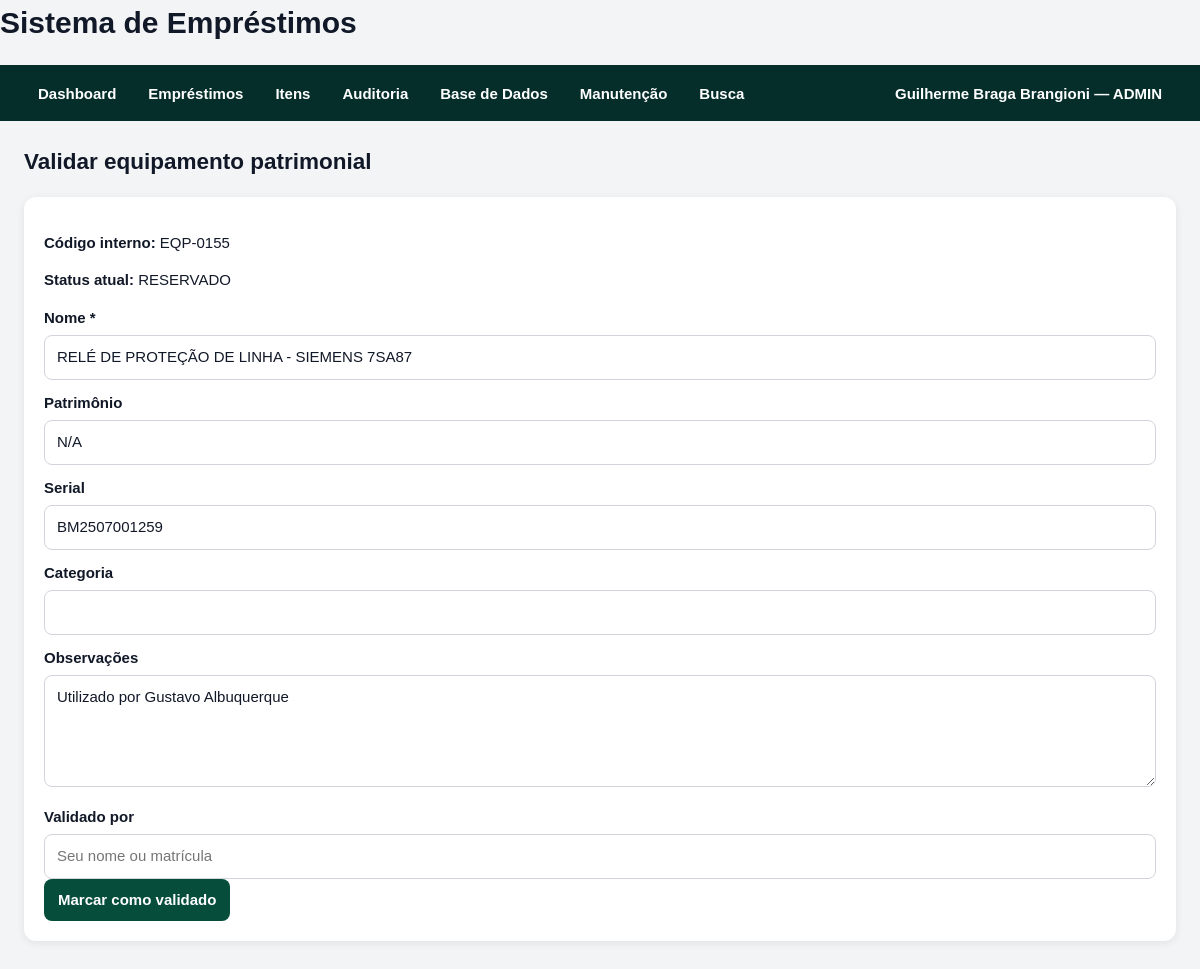
The app's page /validacao/equipamento/155 (signed in), older data.
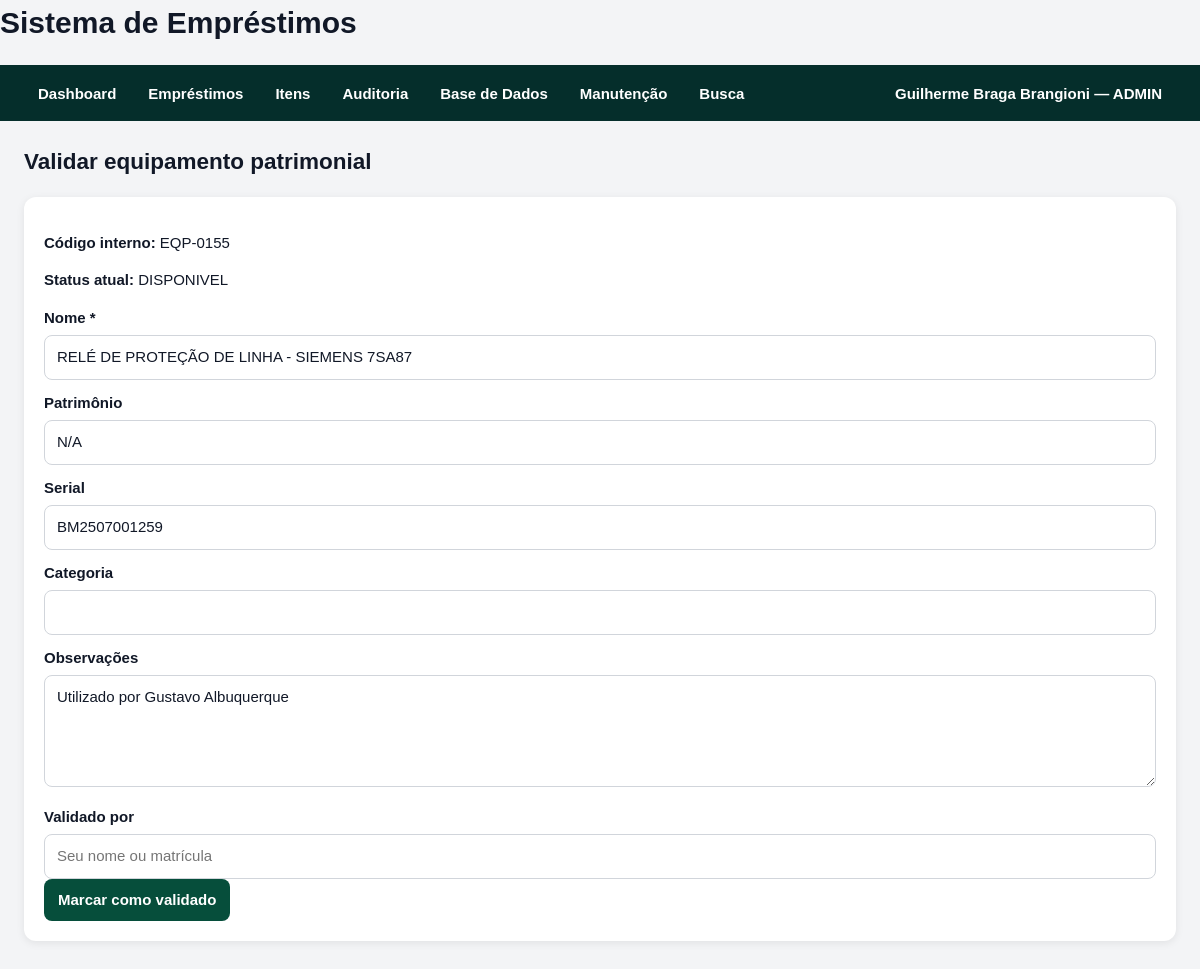
The same page, newer data.
### models/equipment.py (models this page shows)
class Equipment(db.Model):
    __tablename__ = "equipments"
    id = db.Column(db.Integer, primary_key=True)
    codigo_interno = db.Column(db.String(100), unique=True, index=True)
    nome = db.Column(db.String(255), nullable=False)
    nome_normalizado = db.Column(db.String(255), nullable=False, index=True)
    fabricante = db.Column(db.String(255))
    modelo = db.Column(db.String(255))
    tipo_equipamento = db.Column(db.String(255))
    patrimonio = db.Column(db.String(255), index=True)
    codigo_equipamento = db.Column(db.String(255), index=True)
    serial = db.Column(db.String(255), index=True)
    categoria = db.Column(db.String(255))
    status = db.Column(db.String(50), default="DISPONIVEL", index=True)
    status_planilha = db.Column(db.String(255))
    regional = db.Column(db.String(255))
    data_inventario = db.Column(db.DateTime)
    local_armazenagem = db.Column(db.String(255))
    subestacao_origem = db.Column(db.String(255))
    emprestado_para_planilha = db.Column(db.String(255))
    data_emprestimo_planilha = db.Column(db.DateTime)
    validado = db.Column(db.Boolean, default=False)
    observacoes = db.Column(db.Text)
    created_at = db.Column(db.DateTime, default=datetime.utcnow)
    updated_at = db.Column(
        db.DateTime,
        default=datetime.utcnow,
        onupdate=datetime.utcnow,
    )
    loan_items = db.relationship("LoanItem", back_populates="equipment")

### routes/validation_routes.py (the view, shortened to what this page needs)
@validation_bp.route("/equipamento/<int:equipment_id>", methods=["GET", "POST"])
def validate_equipment(equipment_id: int):
    equipment = Equipment.query.get_or_404(equipment_id)
    return render_template(
        "validate_equipment.html",
        equipment=equipment,
    )

### services/approval_service.py (called while the page is built, shortened)
    @staticmethod
    def count_pending_for_current_user() -> int:
        current_user = AuthService.get_current_user()
        if not current_user:
            return 0
        query = (
            Loan.query
            .join(Approver, Loan.approver_id == Approver.id)
            .filter(Loan.status == LoanStatus.PENDENTE_APROVACAO.value)
        )
        if current_user.role == UserRole.ADMIN.value:
            return query.count()

### services/auth_service.py (called while the page is built)
    @staticmethod
    def count_users() -> int:
        return SystemUser.query.count()

    @staticmethod
    def get_current_user() -> SystemUser | None:
        user_id = session.get(AuthService.SESSION_USER_ID_KEY)
        if not user_id:
            return None
        user = db.session.get(SystemUser, user_id)
        if not user or not user.active:
            AuthService.logout_user()
            return None
        return user

### templates/validate_equipment.html
{% extends "base.html" %}
{% block content %}
<h2>Validar equipamento patrimonial</h2>
<form method="post" class="form-card">
    <p>
        <strong>Código interno:</strong>
        {{ equipment.codigo_interno }}
    </p>
    <p>
        <strong>Status atual:</strong>
        {{ equipment.status }}
    </p>
    <label for="nome">Nome *</label>
    <input
        type="text"
        id="nome"
        name="nome"
        value="{{ equipment.nome }}"
        required
    >
    <label for="patrimonio">Patrimônio</label>
    <input
        type="text"
        id="patrimonio"
        name="patrimonio"
        value="{{ equipment.patrimonio or '' }}"
    >
    <label for="serial">Serial</label>
    <input
        type="text"
        id="serial"
        name="serial"
        value="{{ equipment.serial or '' }}"
    >
    <label for="categoria">Categoria</label>
    <input
        type="text"
        id="categoria"
        name="categoria"
        value="{{ equipment.categoria or '' }}"
    >
    <label for="observacoes">Observações</label>
    <textarea
        id="observacoes"
        name="observacoes"
        rows="4"
    >{{ equipment.observacoes or '' }}</textarea>
    <label for="validated_by">Validado por</label>
    <input
        type="text"
        id="validated_by"
        name="validated_by"
        placeholder="Seu nome ou matrícula"
    >
    <button type="submit">Marcar como validado</button>
</form>
{% endblock %}

Row changes from the older to the newer data that the page shows:
changed Equipment "EQP-0155": status "RESERVADO" → "DISPONIVEL"
